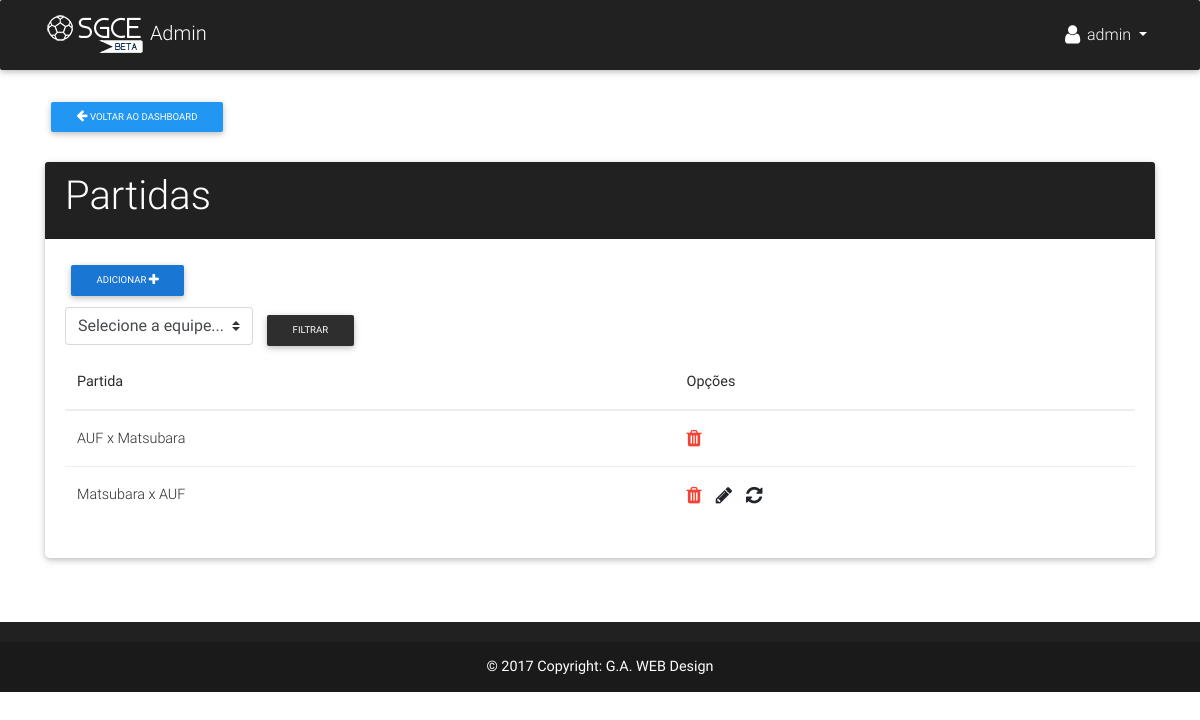
The app's page /manager/campeonatos/list_partida/1/ (signed in) with its own data.
### app/models.py (models this page shows, shortened)
class Partida(models.Model):
    mandante = models.ForeignKey(Equipe, verbose_name='Mandante', related_name='mandante')
    visitante = models.ForeignKey(Equipe, verbose_name='Visitante', related_name='visitante')
    rodada = models.PositiveIntegerField('Rodada')
    campeonato = models.PositiveIntegerField('Campeonato', default=None)
    gols_mandante = models.PositiveIntegerField('Gols mandante', default=0)
    gols_visitante = models.PositiveIntegerField('Gols visitante', default=0)
    total_cart_amarelo = models.PositiveIntegerField('Cartões amarelos', default=0)
    total_cart_vermelho = models.PositiveIntegerField('Cartões vermelhos', default=0)
    data = models.DateTimeField('Data', null=True, blank=True)
    finalizada = models.BooleanField(default=False)
    def __str__(self):
        return '%s x %s' % (self.mandante, self.visitante)

class Equipe(models.Model):
    nome = models.CharField('Nome', max_length=50)
    pontos = models.PositiveIntegerField('Pts', default=0)
    vitorias = models.PositiveIntegerField('V', default=0)
    empates = models.PositiveIntegerField('E', default=0)
    derrotas = models.PositiveIntegerField('D', default=0)
    gols_marcados = models.PositiveIntegerField('GP', default=0)
    gols_sofridos = models.PositiveIntegerField('GC', default=0)
    saldo_gols = models.PositiveIntegerField('SG', default=0)
    grupo = models.ForeignKey(Grupo, verbose_name='Grupo', null=True, blank=True)
    campeonato = models.PositiveIntegerField('Campeonato', default=0)
    emblema = models.ImageField('Emblema', upload_to='emblemas/', null=True, blank=True)
    class Meta:
        ordering = ['-pontos', '-vitorias', '-empates', '-derrotas','-saldo_gols']
    def __str__(self):
        return self.nome

### app/views.py (the view)
# urls.py: url(r'^manager/campeonatos/list_partida/(?P<pk>[0-9]+)/$', partida_list, name='list_partida'),
@login_required(login_url='/manager/login/')
def partida_list(request, pk):
    equipes = Equipe.objects.filter(campeonato=pk)
    if request.method == 'GET':
        if 'equipe' in request.GET:
            partidas = Partida.objects.filter(Q(mandante = request.GET['equipe']) | Q(visitante = request.GET['equipe'])).order_by('pk')
            return render(request, 'manager/read/listar_partidas.html', {'partidas':partidas, 'equipes':equipes, 'pk':pk})
        else:
            partidas = Partida.objects.filter(campeonato=pk).order_by('pk')
            return render(request, 'manager/read/listar_partidas.html', {'partidas':partidas, 'equipes':equipes, 'pk':pk})

### app/templates/manager/read/listar_partidas.html (shortened to what this page needs)
{% extends 'manager/base.html' %}
{% block content %}
<br><br>
<div class="row">
  <div class="col-lg-12">
    <a href="{% url 'manage_campeonato' pk=pk %}" class="btn btn-sm blue">
        <span class="fa fa-arrow-left"></span>
        Voltar ao dashboard
    </a>
    <div class="row justify-content-center mt-4">
      <div class="col-lg-12">
        <div class="card">
          <div class="card-header elegant-color-dark white-text">
            <h1 class="h1-responsive">Partidas</h1>
          </div>
          <div class="card-body">
            <a href="{% url 'add_partida' pk=pk %}" class="pull-left black-text mr-5 btn btn-blue btn-sm">
                Adicionar
                <span class="fa fa-plus fa-lg white-text"></span>
            </a><br><br>
            {% if partidas %}
            <form method="get" class="form-inline">
                <select class="custom-select mb-2 mr-sm-2 mb-sm-0" id="equipe" name="equipe" required>
                    <option value="">Selecione a equipe...</option>
                </select>
                <button type="submit" class="btn btn-elegant btn-sm">Filtrar</button>
            </form>
            <div class="table-responsive">
                <table class="table">
                    <thead>
                        <th>Partida</th>
                        <th>Opções</th>
                    </thead>
                    <tbody>
                        {% for partida in partidas %}
                        <tr>
                            <td>{{partida}}</td>
                            <td>
                                <a href="{% url 'partida_remove' pk=partida.pk%}">
                                    <span class="fa fa-trash fa-lg red-text"></span>
                                </a>
                                {% if partida.finalizada == False %}
                                <a href="{% url 'partida_edit' pk=partida.pk %}">
                                    <span class="fa fa-pencil fa-lg"></span>
                                </a>
                                <a href="{% url 'update_resultado' pk=partida.pk %}">
                                    <span class="fa fa-refresh fa-lg"></span>
                                </a>
                                {% endif %}
                            </td>
                        </tr>
                        {% endfor %}
                    </tbody>
                </table>
            </div>
            {% else %}
            <p>Ainda não há partidas cadastradas =(</p>
            {% endif %}
          </div>
        </div>
      </div>
    </div>
  </div>
</div>
{% endblock %}

### app/templates/manager/base.html (shortened to what this page needs)
{% load static %}
<!DOCTYPE html>
<html lang="pt-br">
<head>
  <link rel="stylesheet" href="https://maxcdn.bootstrapcdn.com/font-awesome/4.7.0/css/font-awesome.min.css">
  <link href="{% static 'css/bootstrap.min.css' %}" rel="stylesheet">
  <link href="{% static 'css/mdb.min.css' %}" rel="stylesheet">
  <link href="{% static 'css/style.css' %}" rel="stylesheet">
  <link href="https://cdnjs.cloudflare.com/ajax/libs/summernote/0.8.9/summernote-lite.css" rel="stylesheet">
</head>
<body>
  <header>
    <nav class="navbar navbar-expand-lg navbar-dark elegant-color-dark fixed-top">
      <div class="container">
        <a class="navbar-brand" href="/manager/">
          <img src="{% static 'img/logo.png' %}" alt=""> Admin
        </a>
        <div class="collapse navbar-collapse" id="navbarSupportedContent">
          {% if request.user.is_authenticated %}
          <ul class="navbar-nav nav-flex-icons">
            <li class="nav-item btn-group">
              <a class="nav-link dropdown-toggle" id="navbarDropdownMenuLink" data-toggle="dropdown" aria-haspopup="true" aria-expanded="false">
                <i class="fa fa-user fa-lg"></i>
                {{ user.username }}
              </a>
            </li>
        </ul>
        {% endif %}
        </div>
      </div>
    </nav>
  </header>
  <main>
    <div class="container">
      {% block content %} {% endblock content %}
    </div>
  </main>
  <footer class="page-footer center-on-small-only elegant-color-dark">
    <div class="footer-copyright">
      <div class="container-fluid white-text">
        <strong>© 2017 Copyright: <a href="#"> G.A. WEB Design </a></strong>
      </div>
    </div>
  </footer>
</body>
</html>

### SGCE/static/css/style.css (style rules this page uses)
main { padding-top: 3rem; padding-bottom: 2rem; }
.navbar { background-color: #414a5c; }
footer.page-footer { background-color: #414a5c; margin-top: 2rem; }
.card { font-weight: 300; }

### records on screen
Partida: mandante+visitante "AUF x Matsubara"
Partida: mandante+visitante "Matsubara x AUF", finalizada False (drawn)

### other values on screen
{{ user.username }} "admin"
